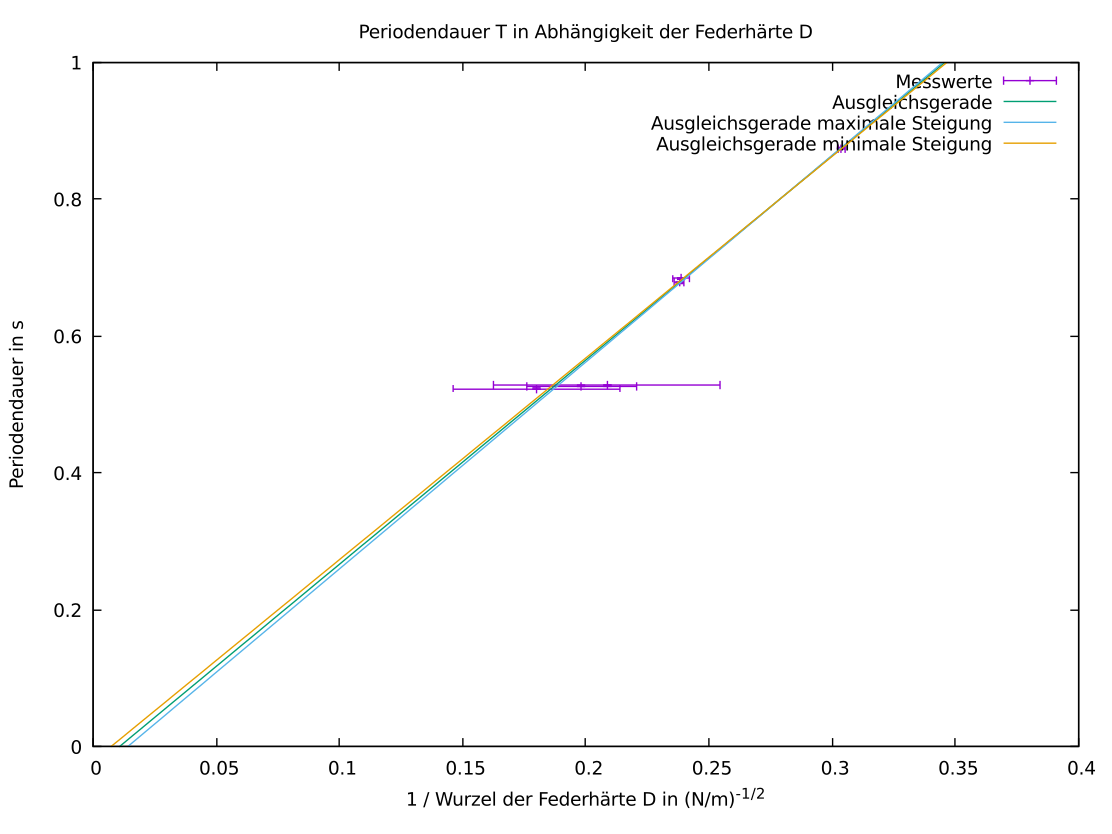

Write the gnuplot code that produced this figure.
set title 'Periodendauer T in Abhängigkeit der Federhärte D'
set xlabel '1 / Wurzel der Federhärte D in (N/m)^{-1/2}'
set ylabel 'Periodendauer in s'
set fit errorvariables

k(x)=a+b*x

a = 0.0000001
b = 0.0001

fit k(x) 'change_hardness.dat' using (1/sqrt($1)):3:(1/(2*$1**(3/2))*$2):(1e-03) xyerrors via a, b

set xrange [0:0.4]
set yrange [0:1]

set terminal wxt size 800,600

kmax(x) = (a - a_err) + x * (b + b_err)
kmin(x) = (a + a_err) + x * (b - b_err)

plot 'change_hardness.dat' using  (1/sqrt($1)):3:(1/(2*$1**(3/2))*$2):(1e-03) with xyerrorbars title 'Messwerte', k(x) title 'Ausgleichsgerade', kmax(x) title 'Ausgleichsgerade maximale Steigung', kmin(x) title 'Ausgleichsgerade minimale Steigung'
